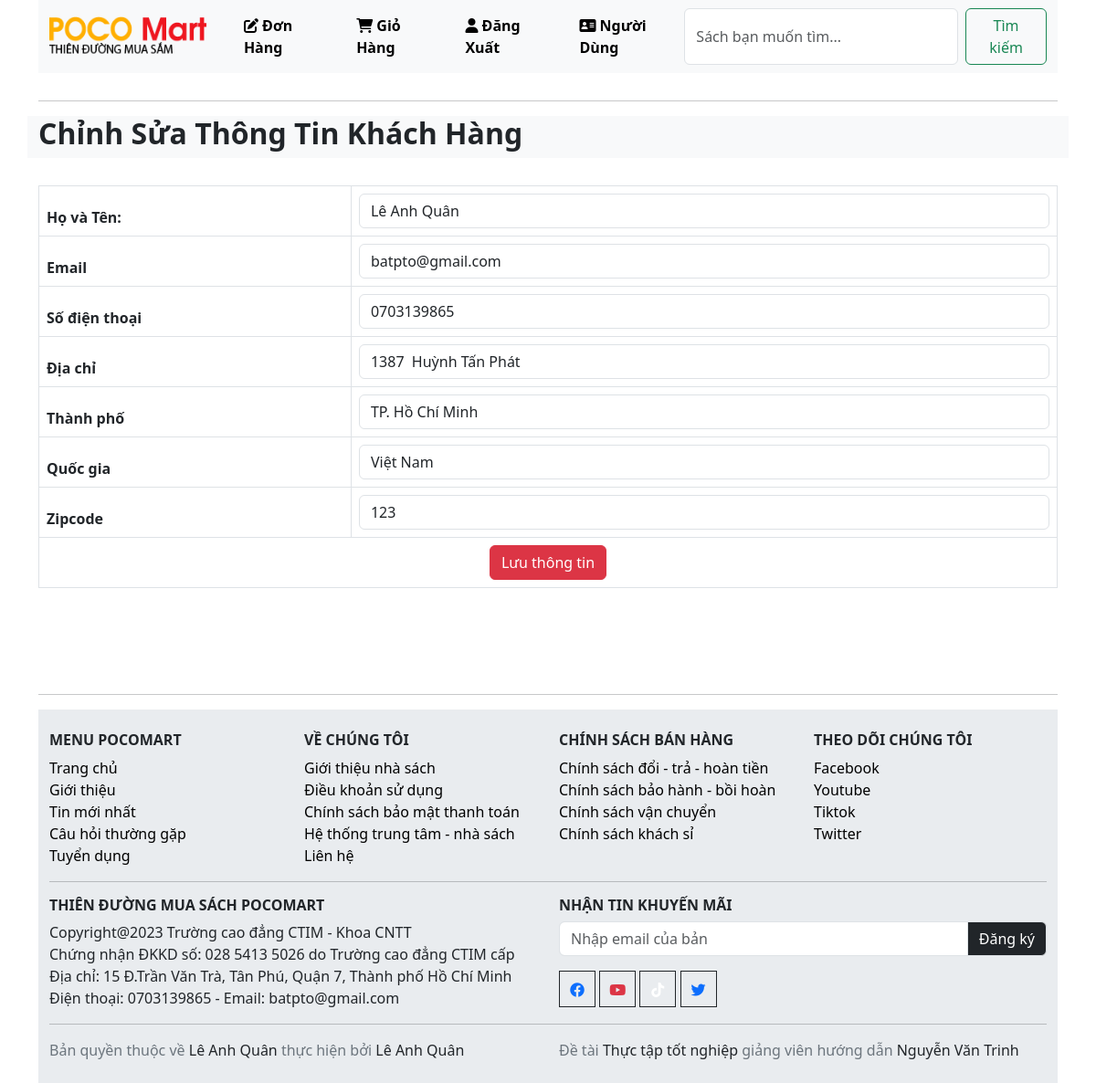
The page /editprofile.php (signed in) on the database its author committed.
### tables this page shows
CREATE TABLE `khachhang` (
  `id_khachhang` int(11) UNSIGNED NOT NULL,
  `tenkhachhang` varchar(200) NOT NULL,
  `diachi` varchar(250) NOT NULL,
  `sdt` varchar(30) NOT NULL,
  `thanhpho` varchar(200) NOT NULL,
  `quocgia` varchar(200) NOT NULL,
  `zipcode` varchar(200) NOT NULL,
  `email` varchar(200) NOT NULL,
  `password` varchar(255) NOT NULL
);

### classes/customer.php (called while the page is built, shortened)
<?php
    $filepath = realpath(dirname(__FILE__));
    include_once ($filepath.'/../lib/database.php');
?>
<?php
    class customer
    {
        private $db;
        public function __construct()
        {
            $this->db = new Database();
        }
        public function show_customers($id)
        {
            $query ="SELECT * FROM khachhang WHERE id_khachhang='$id'";
            $result = $this->db->select($query);
            return $result;
        }
    }
?>

### lib/database.php (called while the page is built, shortened)
<?php
Class Database{
   public $host   = DB_HOST;
   public $user   = DB_USER;
   public $pass   = DB_PASS;
   public $dbname = DB_NAME;
   public $link;
private function connectDB(){
   $this->link = new mysqli($this->host, $this->user, $this->pass,
    $this->dbname);
 }
public function select($query){
  $result = $this->link->query($query) or
   die($this->link->error.__LINE__);
  if($result->num_rows > 0){
    return $result;
  } else {
    return false;
  }
 }
}

### lib/session.php (called while the page is built, shortened)
<?php
class Session{
 public static function get($key){
    if (isset($_SESSION[$key])) {
     return $_SESSION[$key];
    } else {
     return false;
    }
 }
}
?>

### editprofile.php (the view, shortened to what this page needs)
<?php
include 'inc/header.php';
?>
<hr style="margin-top: 30px;">
<div class="main">
	<div class= "row">
			<div class="box-title_title bg-light" >
   				<h2><img src="" style="height:30px;"><strong>Chỉnh Sửa Thông Tin Khách Hàng</strong></h2>
   			</div>
	</div>
    <div class="row" style="margin-top: 30px;">
		<div class="col-md-12">
            <div class="table-responsive">
                <form action="" method="POST">
			    <table class="table table-bordered">
                    <?php
                        $id = Session::get('customer_id');
                        $get_customers = $cs -> show_customers($id);
                        if($get_customers){
                            while($result = $get_customers->fetch_assoc()){
                    ?>
				    <thead>
					    <tr>
						    <th scope="col">Họ và Tên: </th>
                            <td><input type="text" class="form-control" aria-describedby="basic-addon1" name="name" value="<?php echo $result['tenkhachhang']?>"></td>
						<tr>
                            <th scope="col">Email</th>
                            <td><input type="text" class="form-control" aria-describedby="basic-addon1" name="email" value="<?php echo $result['email']?>"></td>
                        </tr>
                        <tr>
						    <th scope="col">Số điện thoại</th>
                            <td><input type="text" class="form-control" aria-describedby="basic-addon1" name="phone" value="<?php echo $result['sdt']?>"></td>
                        </tr>
						    <th scope="col">Địa chỉ</th>
                            <td><input type="text" class="form-control" aria-describedby="basic-addon1" name="address" value="<?php echo $result['diachi']?>"></td>
                        <tr>
                            <th scope="col">Thành phố</th>
                            <td><input type="text" class="form-control" aria-describedby="basic-addon1" name="city" value="<?php echo $result['thanhpho']?>"></td>
                        </tr>
                        <tr>
                            <th scope="col">Quốc gia</th>
                            <td><input type="text" class="form-control" aria-describedby="basic-addon1" name="country" value="<?php echo $result['quocgia']?>"></td>
                        </tr>
                        <tr>
                            <th scope="col">Zipcode</th>
                            <td><input type="text" class="form-control" aria-describedby="basic-addon1" name="zipcode" value="<?php echo $result['zipcode']?>"></td>
					    </tr>
				    </thead>
				    <tbody>
						<tr>
							<td colspan="2" style="text-align: center;"><button type="submit" class="btn btn-danger" name="save" value="save">Lưu thông tin</button></td>
						</tr>
				    </tbody>
                    <?php
                        }
                    }
                    ?>
			    </table>
                </form>
            </div>
		</div>
	</div>
</div>
<hr style="margin-top: 100px;">
<?php
include 'inc/footer.php';
?>

### rows shown on the page
khachhang: name "Lê Anh Quân", email "batpto@gmail.com", phone "0703139865", address "1387 Huỳnh Tấn Phát", city "TP. Hồ Chí Minh", country "Việt Nam", zipcode "123"
